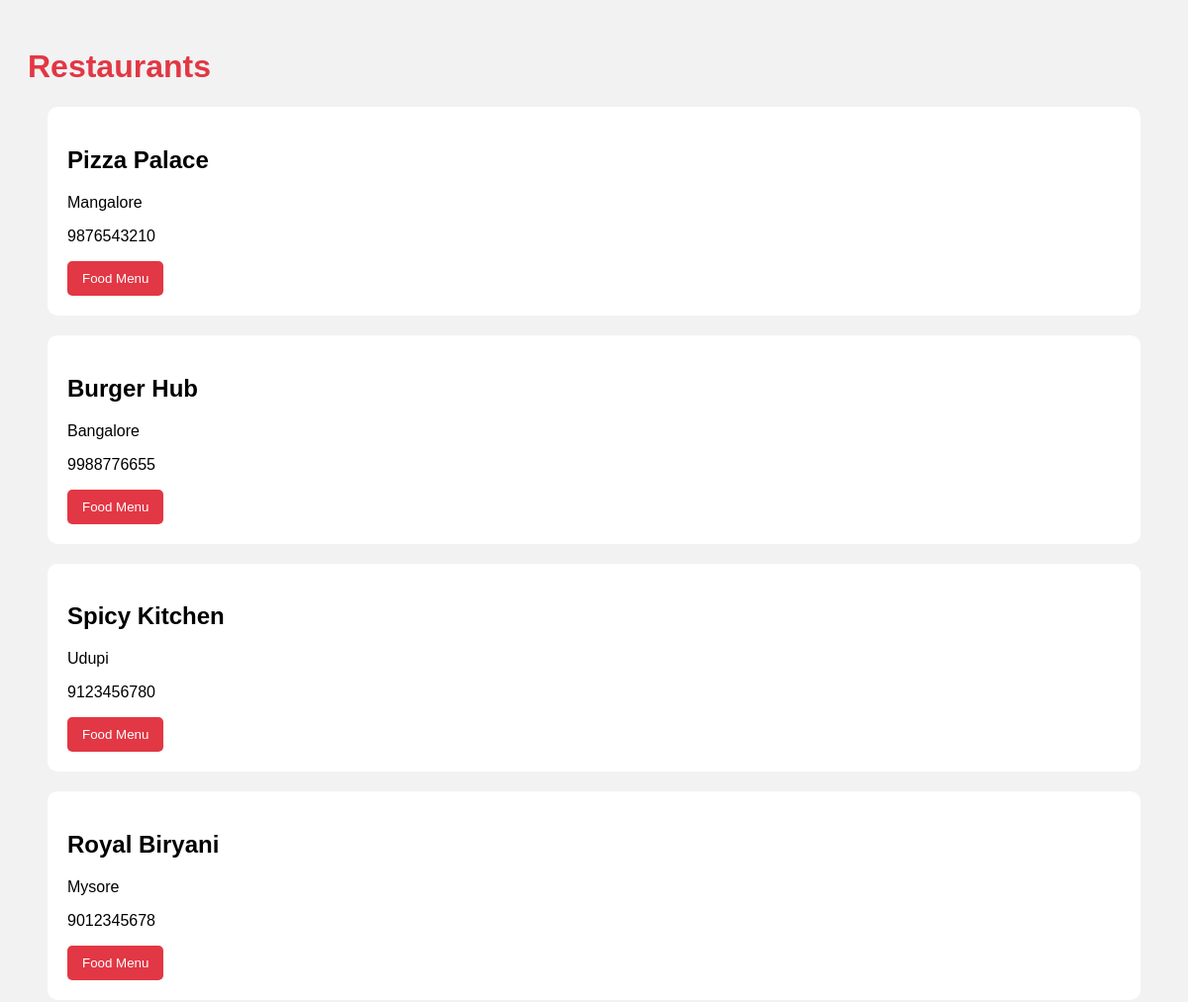
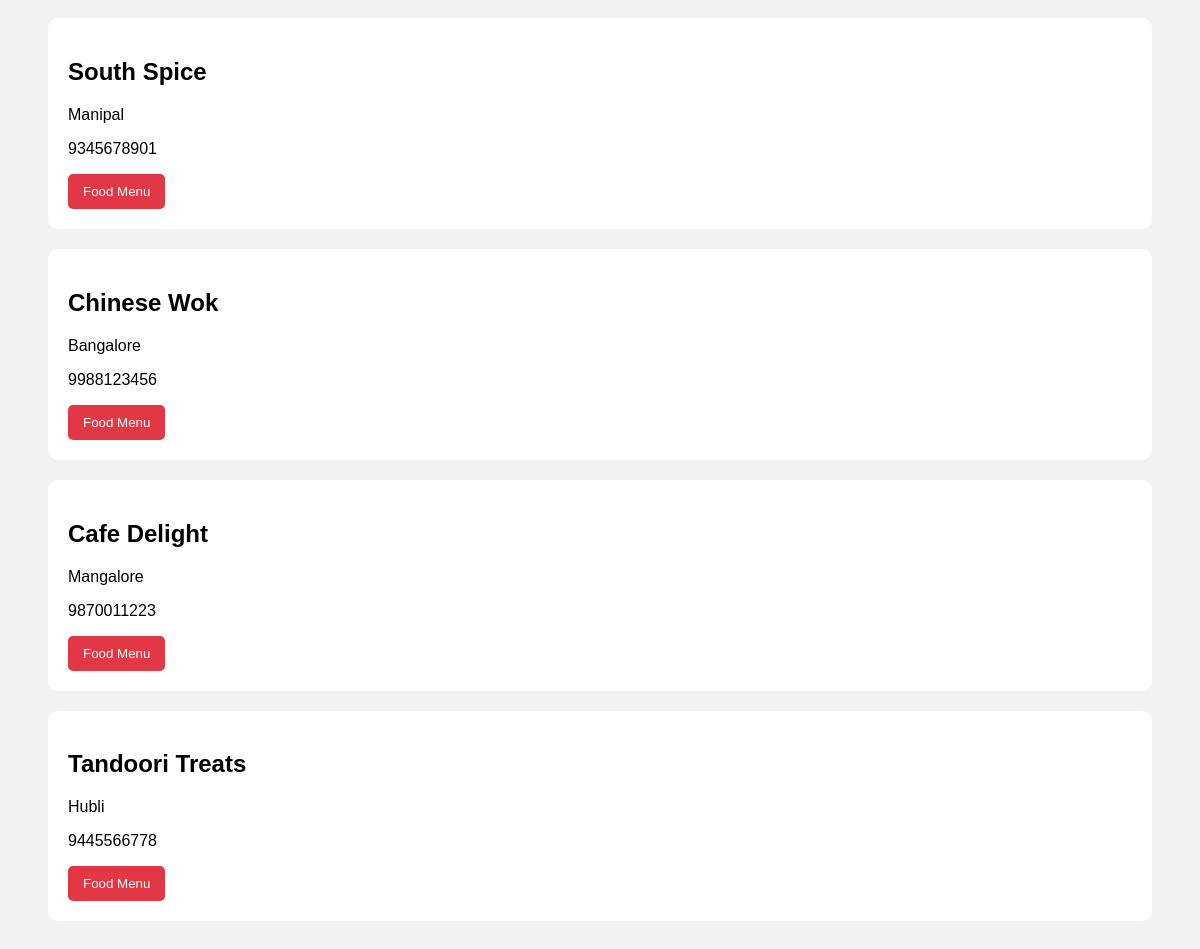
The app's page /restaurants with its own data (2 pictures, top to bottom).
### tables this page shows
CREATE TABLE Restaurants (

    restaurant_id INTEGER PRIMARY KEY AUTOINCREMENT,

    restaurant_name TEXT,

    location TEXT,

    contact TEXT
);

### app.py (the view)
@app.route('/restaurants')
def restaurants():
    conn = sqlite3.connect('food_ordering.db')
    cursor = conn.cursor()
    cursor.execute("""
    SELECT * FROM Restaurants
    """)
    restaurants = cursor.fetchall()
    conn.close()
    return render_template(
        'restaurants.html',
        restaurants=restaurants
    )

### templates/restaurants.html (shortened to what this page needs)
<!DOCTYPE html>
<html>
<head>
    <link rel="stylesheet"
          href="{{ url_for('static', filename='style.css') }}">
</head>
<body>
<h1>Restaurants</h1>
{% for restaurant in restaurants %}
<div style="
background:white;
padding:20px;
margin:20px;
border-radius:10px;
">
    <h2>{{ restaurant[1] }}</h2>
    <p>{{ restaurant[2] }}</p>
    <p>{{ restaurant[3] }}</p>
    <a href="/menu/{{ restaurant[0] }}">
        <button>
            Food Menu
        </button>
    </a>
</div>
{% endfor %}
</body>
</html>

### static/style.css (style rules this page uses)
body { font-family: Arial; background: #f2f2f2; padding: 20px; }
h1 { color: #e23744; }
button { background: #e23744; color: white; border: none; padding: 10px 15px; border-radius: 5px; cursor: pointer; }

### records on screen
Restaurants: restaurant_name "Pizza Palace", location "Mangalore", contact "9876543210"
Restaurants: restaurant_name "Burger Hub", location "Bangalore", contact "9988776655"
Restaurants: restaurant_name "Spicy Kitchen", location "Udupi", contact "9123456780"
Restaurants: restaurant_name "Royal Biryani", location "Mysore", contact "9012345678"
Restaurants: restaurant_name "South Spice", location "Manipal", contact "9345678901"
Restaurants: restaurant_name "Chinese Wok", location "Bangalore", contact "9988123456"
Restaurants: restaurant_name "Cafe Delight", location "Mangalore", contact "9870011223"
Restaurants: restaurant_name "Tandoori Treats", location "Hubli", contact "9445566778"
